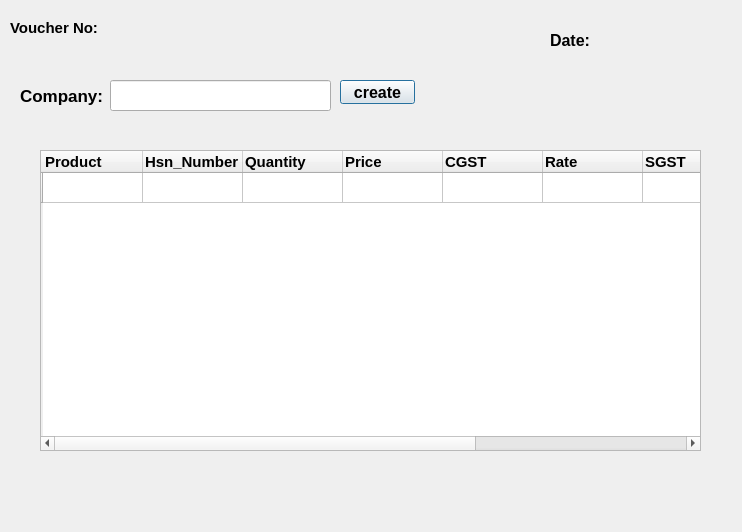
<?xml version="1.0" encoding="UTF-8"?>
<ui version="4.0">
 <class>purchaseVuocher</class>
 <widget class="QDialog" name="purchaseVuocher">
  <property name="geometry">
   <rect>
    <x>0</x>
    <y>0</y>
    <width>742</width>
    <height>532</height>
   </rect>
  </property>
  <property name="windowTitle">
   <string>Dialog</string>
  </property>
  <widget class="QLabel" name="label">
   <property name="geometry">
    <rect>
     <x>10</x>
     <y>20</y>
     <width>91</width>
     <height>16</height>
    </rect>
   </property>
   <property name="font">
    <font>
     <pointsize>11</pointsize>
     <bold>true</bold>
    </font>
   </property>
   <property name="text">
    <string>Voucher No:</string>
   </property>
  </widget>
  <widget class="QLabel" name="voucher">
   <property name="geometry">
    <rect>
     <x>120</x>
     <y>20</y>
     <width>31</width>
     <height>16</height>
    </rect>
   </property>
   <property name="font">
    <font>
     <pointsize>9</pointsize>
    </font>
   </property>
   <property name="text">
    <string/>
   </property>
  </widget>
  <widget class="QLabel" name="label_2">
   <property name="geometry">
    <rect>
     <x>550</x>
     <y>30</y>
     <width>49</width>
     <height>20</height>
    </rect>
   </property>
   <property name="font">
    <font>
     <pointsize>12</pointsize>
     <bold>true</bold>
    </font>
   </property>
   <property name="text">
    <string>Date:</string>
   </property>
  </widget>
  <widget class="QLabel" name="date">
   <property name="geometry">
    <rect>
     <x>630</x>
     <y>30</y>
     <width>91</width>
     <height>21</height>
    </rect>
   </property>
   <property name="font">
    <font>
     <pointsize>9</pointsize>
    </font>
   </property>
   <property name="text">
    <string/>
   </property>
  </widget>
  <widget class="QLabel" name="label_3">
   <property name="geometry">
    <rect>
     <x>20</x>
     <y>80</y>
     <width>91</width>
     <height>31</height>
    </rect>
   </property>
   <property name="font">
    <font>
     <pointsize>13</pointsize>
     <bold>true</bold>
    </font>
   </property>
   <property name="text">
    <string>Company:</string>
   </property>
  </widget>
  <widget class="QLineEdit" name="lineEdit">
   <property name="geometry">
    <rect>
     <x>110</x>
     <y>80</y>
     <width>221</width>
     <height>31</height>
    </rect>
   </property>
  </widget>
  <widget class="QPushButton" name="pushButton">
   <property name="geometry">
    <rect>
     <x>340</x>
     <y>80</y>
     <width>75</width>
     <height>24</height>
    </rect>
   </property>
   <property name="font">
    <font>
     <pointsize>12</pointsize>
     <bold>true</bold>
    </font>
   </property>
   <property name="text">
    <string>create</string>
   </property>
  </widget>
  <widget class="QTableWidget" name="tableWidget">
   <property name="geometry">
    <rect>
     <x>40</x>
     <y>150</y>
     <width>661</width>
     <height>301</height>
    </rect>
   </property>
   <property name="sizePolicy">
    <sizepolicy hsizetype="Expanding" vsizetype="Expanding">
     <horstretch>0</horstretch>
     <verstretch>0</verstretch>
    </sizepolicy>
   </property>
   <property name="lineWidth">
    <number>3</number>
   </property>
   <property name="gridStyle">
    <enum>Qt::SolidLine</enum>
   </property>
   <property name="rowCount">
    <number>1</number>
   </property>
   <row>
    <property name="text">
     <string/>
    </property>
   </row>
   <column>
    <property name="text">
     <string>Product</string>
    </property>
    <property name="font">
     <font>
      <pointsize>11</pointsize>
      <bold>true</bold>
     </font>
    </property>
    <property name="textAlignment">
     <set>AlignLeading|AlignBottom</set>
    </property>
   </column>
   <column>
    <property name="text">
     <string>Hsn_Number</string>
    </property>
    <property name="font">
     <font>
      <pointsize>11</pointsize>
      <bold>true</bold>
      <kerning>false</kerning>
     </font>
    </property>
    <property name="textAlignment">
     <set>AlignLeading|AlignBottom</set>
    </property>
   </column>
   <column>
    <property name="text">
     <string>Quantity</string>
    </property>
    <property name="font">
     <font>
      <pointsize>11</pointsize>
      <bold>true</bold>
     </font>
    </property>
    <property name="textAlignment">
     <set>AlignLeading|AlignBottom</set>
    </property>
   </column>
   <column>
    <property name="text">
     <string>Price</string>
    </property>
    <property name="font">
     <font>
      <pointsize>11</pointsize>
      <bold>true</bold>
     </font>
    </property>
    <property name="textAlignment">
     <set>AlignLeading|AlignBottom</set>
    </property>
   </column>
   <column>
    <property name="text">
     <string>CGST</string>
    </property>
    <property name="font">
     <font>
      <pointsize>11</pointsize>
      <bold>true</bold>
     </font>
    </property>
    <property name="textAlignment">
     <set>AlignLeading|AlignBottom</set>
    </property>
   </column>
   <column>
    <property name="text">
     <string>Rate</string>
    </property>
    <property name="font">
     <font>
      <pointsize>11</pointsize>
      <bold>true</bold>
     </font>
    </property>
    <property name="textAlignment">
     <set>AlignLeading|AlignBottom</set>
    </property>
   </column>
   <column>
    <property name="text">
     <string>SGST</string>
    </property>
    <property name="font">
     <font>
      <pointsize>11</pointsize>
      <bold>true</bold>
     </font>
    </property>
    <property name="textAlignment">
     <set>AlignLeading|AlignBottom</set>
    </property>
   </column>
   <column>
    <property name="text">
     <string>Rate</string>
    </property>
    <property name="font">
     <font>
      <pointsize>11</pointsize>
      <bold>true</bold>
     </font>
    </property>
    <property name="textAlignment">
     <set>AlignLeading|AlignBottom</set>
    </property>
   </column>
   <column>
    <property name="text">
     <string>Total</string>
    </property>
    <property name="font">
     <font>
      <pointsize>11</pointsize>
      <bold>true</bold>
     </font>
    </property>
    <property name="textAlignment">
     <set>AlignLeading|AlignBottom</set>
    </property>
   </column>
   <item row="0" column="1">
    <property name="background">
     <brush brushstyle="NoBrush">
      <color alpha="255">
       <red>170</red>
       <green>255</green>
       <blue>255</blue>
      </color>
     </brush>
    </property>
   </item>
  </widget>
 </widget>
 <resources/>
 <connections/>
</ui>
